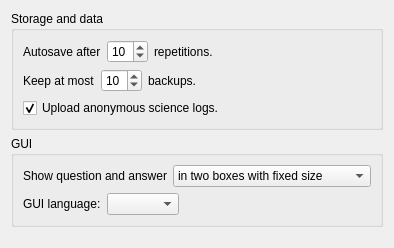
<?xml version="1.0" encoding="UTF-8"?>
<ui version="4.0">
 <class>ConfigurationWdgtMain</class>
 <widget class="QWidget" name="ConfigurationWdgtMain">
  <property name="geometry">
   <rect>
    <x>0</x>
    <y>0</y>
    <width>361</width>
    <height>248</height>
   </rect>
  </property>
  <property name="windowTitle">
   <string>Form</string>
  </property>
  <layout class="QVBoxLayout" name="verticalLayout_6">
   <item>
    <layout class="QVBoxLayout" name="verticalLayout_5">
     <item>
      <widget class="QGroupBox" name="groupBox">
       <property name="title">
        <string>Storage and data</string>
       </property>
       <layout class="QVBoxLayout" name="verticalLayout_2">
        <item>
         <layout class="QVBoxLayout" name="verticalLayout">
          <item>
           <layout class="QHBoxLayout" name="horizontalLayout">
            <item>
             <widget class="QLabel" name="label_13">
              <property name="text">
               <string>Autosave after</string>
              </property>
             </widget>
            </item>
            <item>
             <widget class="QSpinBox" name="save_after_n_reps">
              <property name="minimum">
               <number>1</number>
              </property>
              <property name="maximum">
               <number>25</number>
              </property>
              <property name="value">
               <number>10</number>
              </property>
             </widget>
            </item>
            <item>
             <widget class="QLabel" name="label_14">
              <property name="text">
               <string>repetitions.</string>
              </property>
             </widget>
            </item>
            <item>
             <spacer name="horizontalSpacer_10">
              <property name="orientation">
               <enum>Qt::Horizontal</enum>
              </property>
              <property name="sizeHint" stdset="0">
               <size>
                <width>40</width>
                <height>20</height>
               </size>
              </property>
             </spacer>
            </item>
           </layout>
          </item>
          <item>
           <layout class="QHBoxLayout" name="horizontalLayout_4">
            <item>
             <widget class="QLabel" name="label_2">
              <property name="text">
               <string>Keep at most</string>
              </property>
             </widget>
            </item>
            <item>
             <widget class="QSpinBox" name="max_backups">
              <property name="value">
               <number>10</number>
              </property>
             </widget>
            </item>
            <item>
             <widget class="QLabel" name="label_3">
              <property name="text">
               <string>backups.</string>
              </property>
             </widget>
            </item>
            <item>
             <spacer name="horizontalSpacer_3">
              <property name="orientation">
               <enum>Qt::Horizontal</enum>
              </property>
              <property name="sizeHint" stdset="0">
               <size>
                <width>40</width>
                <height>20</height>
               </size>
              </property>
             </spacer>
            </item>
           </layout>
          </item>
          <item>
           <layout class="QHBoxLayout" name="horizontalLayout_3">
            <item>
             <widget class="QCheckBox" name="upload_science_logs">
              <property name="text">
               <string>Upload anonymous science logs.</string>
              </property>
              <property name="checked">
               <bool>true</bool>
              </property>
             </widget>
            </item>
            <item>
             <spacer name="horizontalSpacer">
              <property name="orientation">
               <enum>Qt::Horizontal</enum>
              </property>
              <property name="sizeHint" stdset="0">
               <size>
                <width>40</width>
                <height>20</height>
               </size>
              </property>
             </spacer>
            </item>
           </layout>
          </item>
         </layout>
        </item>
       </layout>
      </widget>
     </item>
     <item>
      <widget class="QGroupBox" name="groupBox_2">
       <property name="title">
        <string>GUI</string>
       </property>
       <layout class="QVBoxLayout" name="verticalLayout_4">
        <item>
         <layout class="QVBoxLayout" name="verticalLayout_3">
          <item>
           <layout class="QHBoxLayout" name="horizontalLayout_5">
            <item>
             <widget class="QLabel" name="label_7">
              <property name="text">
               <string>Show question and answer</string>
              </property>
             </widget>
            </item>
            <item>
             <widget class="QComboBox" name="card_presentation">
              <item>
               <property name="text">
                <string>in two boxes with fixed size</string>
               </property>
              </item>
              <item>
               <property name="text">
                <string>in two boxes with adaptive size</string>
               </property>
              </item>
              <item>
               <property name="text">
                <string>in a single box, top-aligned</string>
               </property>
              </item>
             </widget>
            </item>
            <item>
             <spacer name="horizontalSpacer_5">
              <property name="orientation">
               <enum>Qt::Horizontal</enum>
              </property>
              <property name="sizeHint" stdset="0">
               <size>
                <width>40</width>
                <height>20</height>
               </size>
              </property>
             </spacer>
            </item>
           </layout>
          </item>
          <item>
           <layout class="QHBoxLayout" name="horizontalLayout_2">
            <item>
             <widget class="QLabel" name="label">
              <property name="text">
               <string>GUI language:</string>
              </property>
             </widget>
            </item>
            <item>
             <widget class="QComboBox" name="languages"/>
            </item>
            <item>
             <spacer name="horizontalSpacer_2">
              <property name="orientation">
               <enum>Qt::Horizontal</enum>
              </property>
              <property name="sizeHint" stdset="0">
               <size>
                <width>40</width>
                <height>20</height>
               </size>
              </property>
             </spacer>
            </item>
           </layout>
          </item>
         </layout>
        </item>
       </layout>
      </widget>
     </item>
     <item>
      <spacer name="verticalSpacer">
       <property name="orientation">
        <enum>Qt::Vertical</enum>
       </property>
       <property name="sizeHint" stdset="0">
        <size>
         <width>20</width>
         <height>40</height>
        </size>
       </property>
      </spacer>
     </item>
    </layout>
   </item>
  </layout>
 </widget>
 <resources/>
 <connections/>
</ui>
